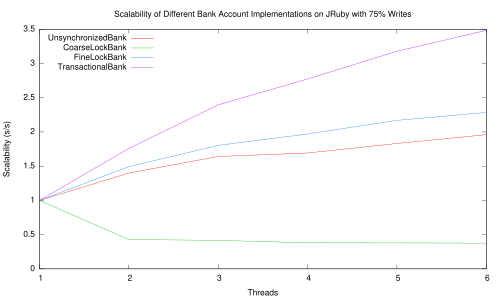

Generate this figure with gnuplot:
set terminal pdf enhanced
set output "implementation-scalability.pdf"

set title "Scalability of Different Bank Account Implementations on JRuby with 75% Writes"

set key left

set xlabel "Threads"
set ylabel "Scalability (s/s)"

plot "implementation-scalability.data" using 1:2 title col with lines, \
     "" using 1:3 title col with lines, \
     "" using 1:4 title col with lines, \
     "" using 1:5 title col with lines
